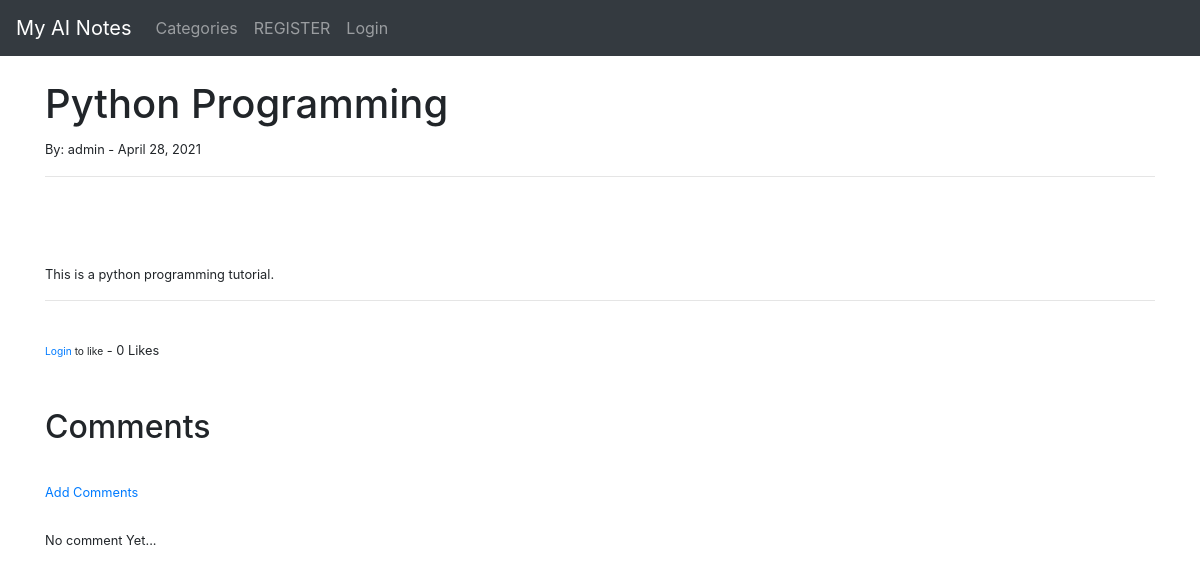
Page /article/4 on the earlier database version.
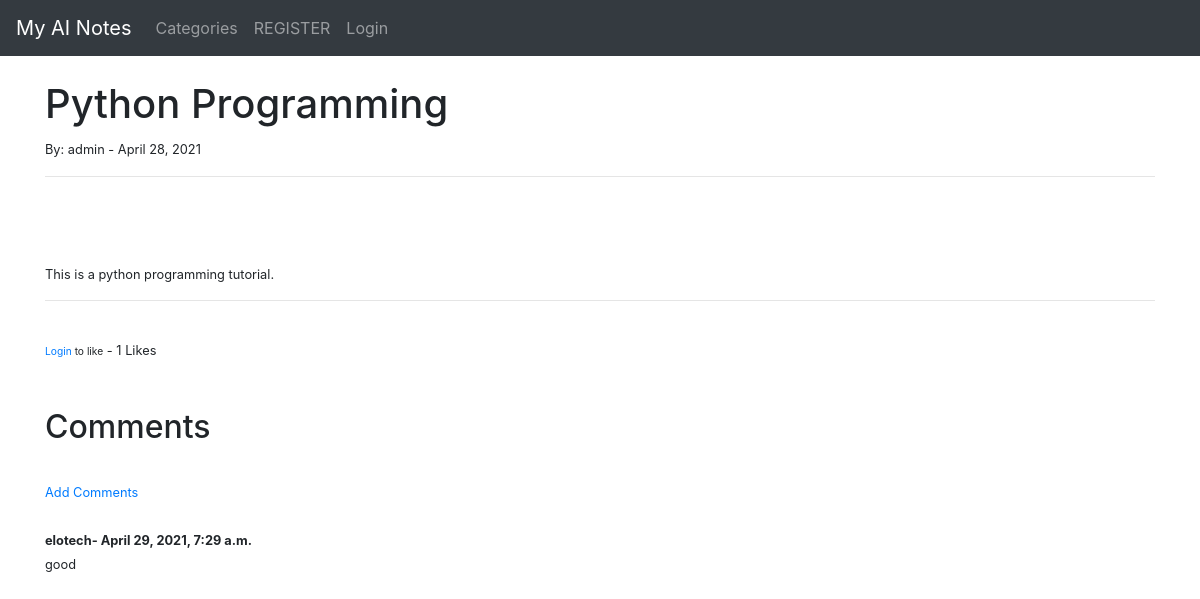
Same page on the later database version.
### blog/models.py (models this page shows, shortened)
class Comment(models.Model):
    post = models.ForeignKey(Post, related_name="comments", on_delete = models.CASCADE)
    name = models.CharField(max_length=255)
    body = models.TextField()
    date_added = models.DateTimeField(auto_now_add=True)

### blog/views.py (the view)
# urls.py: path('article/<int:pk>', PostDetailView.as_view(), name='article-detail'),
class PostDetailView(DetailView):
    model = Post
    template_name = "post_details.html"
    def get_context_data(self, *args, **kwargs):
        context = super(PostDetailView, self).get_context_data(
            *args, **kwargs)
        post = get_object_or_404(Post, id=self.kwargs['pk']) #This is to get a particular post
        total_likes = post.total_likes()
        liked = False
        if post.likes.filter(id=self.request.user.id).exists():
            liked = True
        context["total_likes"] = total_likes
        context["liked"] = liked
        return context

### blog/models.py (called while the page is built)
    def total_likes(self):
        return self.likes.count()

### blog/templates/post_details.html (shortened to what this page needs)
{% extends 'base.html' %} {% load static %} {% block title %} {{ post.title_tag }} {% endblock %} {% block content %}
<h1>{{ post.title }}</h1>
<small>By: {{ post.author.username }}
    - {{ post.post_date }}
<hr>
<br />
<br /><br> {{ post.body|safe }}
<hr>
<br />
<form action="{% url 'like_post' post.pk %}" method="POST">
    {% csrf_token %} {% if user.is_authenticated %} {% if liked %}
    <button type="submit" , name="post_id" , value="{{ post.id }}" , class="btn btn-danger">unlike</button> {% else %}
    <button type="submit" , name="post_id" , value="{{ post.id }}" , class="btn btn-primary">Like</button> {% endif %} {% else %}
    <small><a href="{% url 'login' %} ">Login</a> to like</small> {% endif %} - {{total_likes}} Likes
</form>
<br>
<br>
<h2>Comments</h2>
<br>
<a href="{% url 'add_comment' post.pk %}">Add Comments</a>
<br/><br/> {% if not post.comments.all %} No comment Yet... {% else %} {% for comment in post.comments.all %}
<strong>{{comment.name}}-
    {{comment.date_added}}</strong>
<br/> {{comment.body}}
<br/> {% endfor%} {% endif%} {% endblock %}

Differences in the rows shown:
added Comment: name "elotech", date_added "April 29, 2021, 7:29 a.m.", body "good"
Other differences:
{{ total_likes }}: "0" → "1"
text no longer shown: "No comment Yet..."
